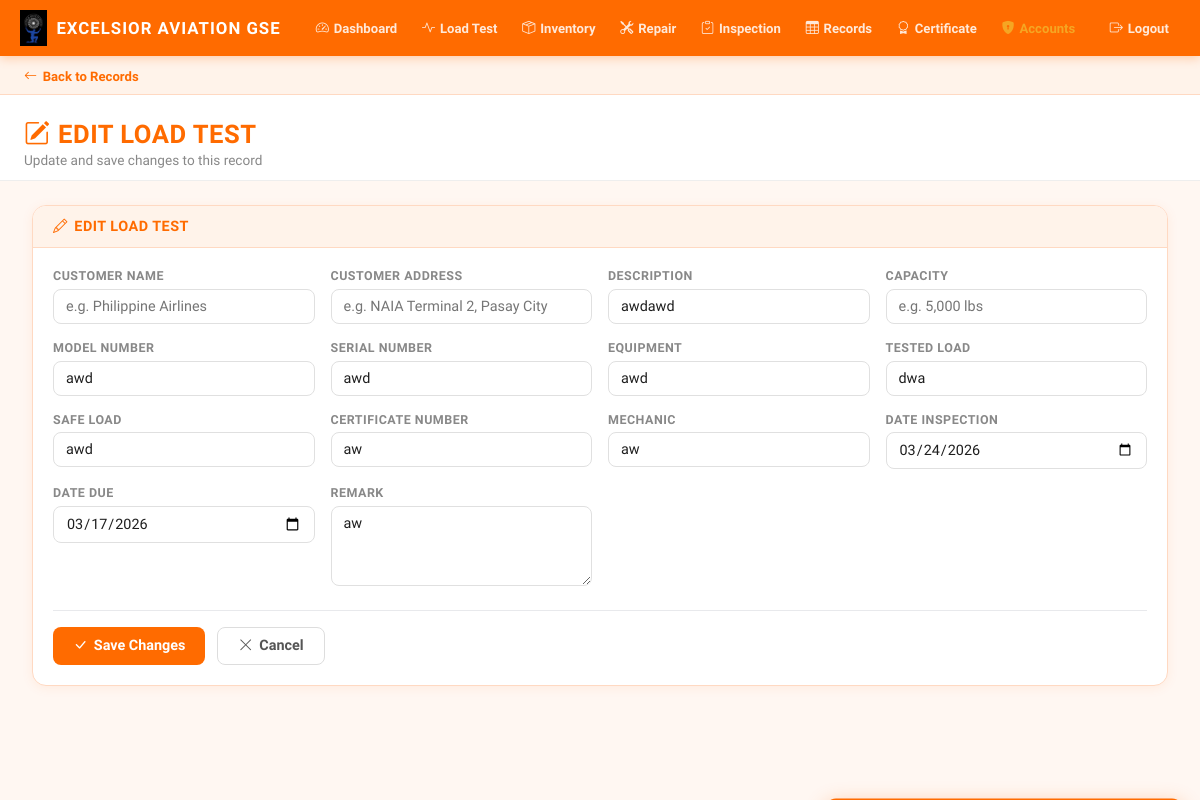
The page /edit/loadtest/1/ (signed in) on the database its author committed.
### core/models.py (models this page shows, shortened)
class LoadTest(models.Model):
    customer_name      = models.CharField(max_length=255)
    customer_address   = models.CharField(max_length=255, blank=True)
    company            = models.CharField(max_length=255, blank=True)
    description        = models.CharField(max_length=255, blank=True)
    capacity           = models.CharField(max_length=100, blank=True)
    model_number       = models.CharField(max_length=100, blank=True)
    serial_number      = models.CharField(max_length=100, blank=True)
    equipment          = models.CharField(max_length=255, blank=True)
    tested_load        = models.CharField(max_length=100, blank=True)
    safe_load          = models.CharField(max_length=100, blank=True)
    certificate_number = models.CharField(max_length=100, blank=True)
    mechanic           = models.CharField(max_length=255, blank=True)
    date_inspection    = models.DateField(null=True, blank=True)
    date_due           = models.DateField(null=True, blank=True)
    remark             = models.TextField(blank=True)
    created_at         = models.DateTimeField(auto_now_add=True)

### core/views.py (the view)
# urls.py: path('edit/loadtest/<int:pk>/',  views.edit_loadtest,  name='edit_loadtest'),
@login_required
def edit_loadtest(request, pk):
    record = get_object_or_404(LoadTest, pk=pk)
    if request.method == 'POST':
        form = LoadTestForm(request.POST, instance=record)
        if form.is_valid():
            form.save()
            messages.success(request, 'Load Test record updated successfully!')
            return redirect('/list/?type=loadtest')
        messages.error(request, 'Please correct the errors below.')
    else:
        form = LoadTestForm(instance=record)
    return render(request, 'edit_record.html', {
        'form': form, 'record_type': 'loadtest',
        'record': record, 'page_title': 'Edit Load Test',
    })

### core/templates/edit_record.html (shortened to what this page needs)
{% extends 'base.html' %}
{% block content %}
<div class="back-bar">
  <a href="/list/?type={{ record_type }}" class="back-btn">
    <i class="bi bi-arrow-left"></i> Back to Records
  </a>
</div>
<div class="page-header">
  <h1><i class="bi bi-pencil-square"></i> {{ page_title }}</h1>
  <p>Update and save changes to this record</p>
</div>
<div class="content-wrap">
  <div class="card">
    <div class="card-header"><i class="bi bi-pencil"></i> {{ page_title }}</div>
    <div class="card-body">
      <form method="post">
        <div class="form-grid">
          {% for field in form %}
          <div class="form-group {% if field.field.widget.attrs.style == 'grid-column: span 2' %}span-2{% endif %}">
            <label for="{{ field.id_for_label }}">{{ field.label }}</label>
            {{ field }}
          </div>
          {% endfor %}
        </div>
        <div style="margin-top:1.5rem;display:flex;gap:0.75rem;padding-top:1rem;border-top:1px solid #e8e9ec;flex-wrap:wrap;">
          <button type="submit" class="btn-orange">
            <i class="bi bi-check-lg"></i> Save Changes
          </button>
          <a href="/list/?type={{ record_type }}" class="btn-white">
            <i class="bi bi-x-lg"></i> Cancel
          </a>
        </div>
      </form>
    </div>
  </div>
</div>
{% endblock %}

### core/templates/base.html (style rules this page uses)
:root { --orange: #FF6B00; --orange-hover: #e55f00; --orange-light: #fff3ea; --orange-border:#ffd9c2; --bg: #fff7f2; --white: #ffffff; --text: #1e1e1e; --text-muted: #888; --border: #eee; --card-shadow: 0 2px 12px rgba(255,107,0,0.08); }
*, *::before, *::after { box-sizing: border-box; margin: 0; padding: 0; }
body { font-family: 'Rajdhani', 'Segoe UI', sans-serif; background: var(--bg); color: var(--text); min-height: 100vh; }
.page-header { padding: 1.5rem 1.5rem 0.75rem; border-bottom: 1px solid var(--border); background: var(--white); }
.page-header h1 { font-family: 'Barlow Condensed', sans-serif; font-size: 1.6rem; font-weight: 800; text-transform: uppercase; letter-spacing: 0.5px; color: #FF6B00; display: flex; align-items: center; gap: 0.5rem; }
.page-header p { font-size: 0.85rem; color: var(--text-muted); margin-top: 0.2rem; }
.back-bar { background: var(--orange-light); padding: 0.6rem 1.5rem; border-bottom: 1px solid var(--orange-border); }
.back-btn { font-size: 0.82rem; font-weight: 700; color: #FF6B00; text-decoration: none; display: inline-flex; align-items: center; gap: 0.35rem; transition: color 0.15s; }
.content-wrap { padding: 1.5rem 2rem; width: 100%; max-width: 100%; box-sizing: border-box; }
.card { background: var(--white); border: 1px solid var(--orange-border); border-radius: 14px; overflow: hidden; box-shadow: var(--card-shadow); }
.card-header { background: var(--orange-light); border-bottom: 1px solid var(--orange-border); padding: 0.75rem 1.25rem; font-family: 'Barlow Condensed', sans-serif; font-size: 0.9rem; font-weight: 800; text-transform: uppercase; letter-spacing: 0.5px; color: #FF6B00; display: flex; align-items: center; gap: 0.4rem; }
.card-body { padding: 1.25rem; }
.form-grid { display: grid; grid-template-columns: repeat(auto-fill, minmax(240px, 1fr)); gap: 1rem; }
.form-group { display: flex; flex-direction: column; gap: 0.35rem; }
.form-group label { font-size: 0.78rem; font-weight: 700; text-transform: uppercase; letter-spacing: 0.5px; color: var(--text-muted); }
.form-control { border: 1.5px solid #e0e0e0; border-radius: 8px; padding: 0.5rem 0.75rem; font-size: 0.9rem; font-family: inherit; color: var(--text); background: var(--white); transition: border-color 0.18s, box-shadow 0.18s; width: 100%; }
textarea.form-control { resize: vertical; min-height: 80px; }
.btn-orange { display: inline-flex; align-items: center; gap: 0.4rem; background: #FF6B00; color: #fff; border: none; border-radius: 8px; font-family: inherit; font-weight: 700; font-size: 0.9rem; padding: 0.6rem 1.25rem; cursor: pointer; transition: background 0.18s; text-decoration: none; }
.btn-white { display: inline-flex; align-items: center; gap: 0.4rem; background: var(--white); color: #555; border: 1.5px solid #ddd; border-radius: 8px; font-family: inherit; font-weight: 700; font-size: 0.9rem; padding: 0.6rem 1.25rem; cursor: pointer; transition: all 0.18s; text-decoration: none; }

### rows shown on the page
LoadTest: form "awdawd" "awd" "awd" "awd" "dwa" "awd" "aw" "aw" "03/24/2026" "03/17/2026" "aw"

### other values the page prints
{{ page_title }} "EDIT LOAD TEST"
{{ field.label }} "CUSTOMER NAME" "CUSTOMER ADDRESS" "DESCRIPTION" "CAPACITY" "MODEL NUMBER" "SERIAL NUMBER" "EQUIPMENT" "TESTED LOAD" "SAFE LOAD" "CERTIFICATE NUMBER" "MECHANIC" "DATE INSPECTION" "DATE DUE" "REMARK"
